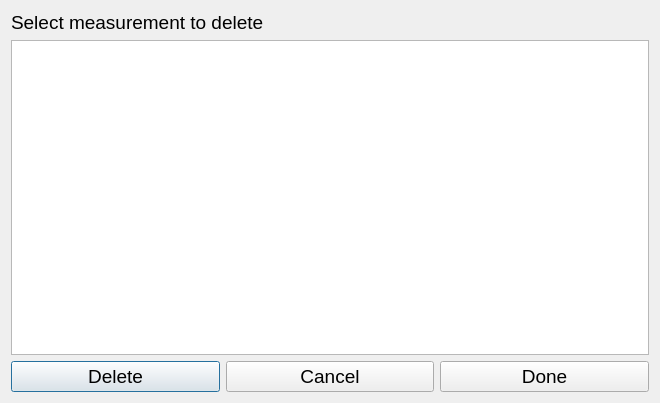
<?xml version="1.0" encoding="UTF-8"?>
<ui version="4.0">
 <class>specimendelDlg</class>
 <widget class="QDialog" name="specimendelDlg">
  <property name="geometry">
   <rect>
    <x>0</x>
    <y>0</y>
    <width>660</width>
    <height>403</height>
   </rect>
  </property>
  <property name="windowTitle">
   <string>Delete Specimen</string>
  </property>
  <layout class="QVBoxLayout" name="verticalLayout">
   <item>
    <layout class="QGridLayout" name="gridLayout">
     <item row="2" column="0">
      <widget class="QPushButton" name="delBtn">
       <property name="font">
        <font>
         <pointsize>14</pointsize>
        </font>
       </property>
       <property name="text">
        <string>Delete</string>
       </property>
      </widget>
     </item>
     <item row="1" column="0" colspan="3">
      <widget class="QTableWidget" name="delSpecimen">
       <property name="font">
        <font>
         <pointsize>24</pointsize>
        </font>
       </property>
       <property name="selectionBehavior">
        <enum>QAbstractItemView::SelectColumns</enum>
       </property>
      </widget>
     </item>
     <item row="2" column="2">
      <widget class="QPushButton" name="okBtn">
       <property name="font">
        <font>
         <pointsize>14</pointsize>
        </font>
       </property>
       <property name="text">
        <string>Done</string>
       </property>
      </widget>
     </item>
     <item row="2" column="1">
      <widget class="QPushButton" name="cancelBtn">
       <property name="font">
        <font>
         <pointsize>14</pointsize>
        </font>
       </property>
       <property name="text">
        <string>Cancel</string>
       </property>
      </widget>
     </item>
     <item row="0" column="0" colspan="2">
      <widget class="QLabel" name="label">
       <property name="font">
        <font>
         <pointsize>14</pointsize>
         <weight>50</weight>
         <bold>false</bold>
        </font>
       </property>
       <property name="text">
        <string>Select measurement to delete</string>
       </property>
      </widget>
     </item>
    </layout>
   </item>
  </layout>
  <zorder>gridLayoutWidget</zorder>
  <zorder>label</zorder>
 </widget>
 <resources/>
 <connections/>
</ui>
